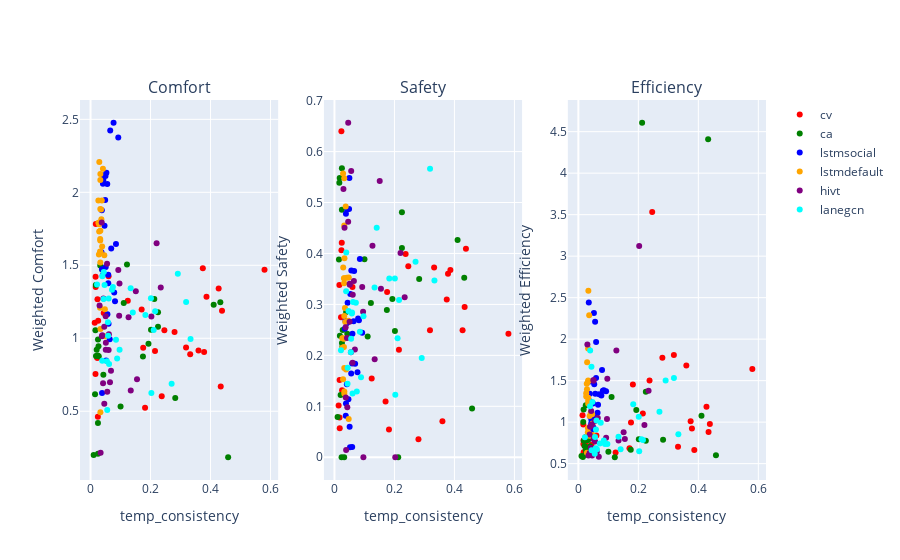

Write notebook code for a chart like this one.
### Code cell
scatter_plot_multi_pred_3_metric(prediction_performance_map, driving_performance_map, 
                methods_to_plot =  [ 'cv', 'ca', 'lstmsocial', 'lstmdefault', 'hivt', 'lanegcn'], prediction_metric = 'temp_consistency')
